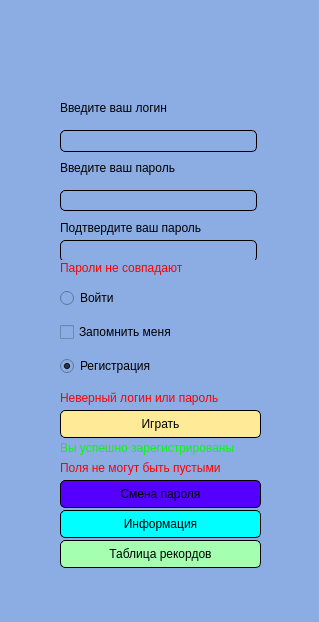
<?xml version="1.0" encoding="UTF-8"?>
<ui version="4.0">
 <class>MainWindow</class>
 <widget class="QMainWindow" name="MainWindow">
  <property name="geometry">
   <rect>
    <x>0</x>
    <y>0</y>
    <width>319</width>
    <height>622</height>
   </rect>
  </property>
  <property name="mouseTracking">
   <bool>false</bool>
  </property>
  <property name="windowTitle">
   <string>MainWindow</string>
  </property>
  <property name="styleSheet">
   <string notr="true">
background-color: rgb(139, 173, 227);</string>
  </property>
  <widget class="QWidget" name="centralwidget">
   <widget class="QWidget" name="verticalLayoutWidget_2">
    <property name="geometry">
     <rect>
      <x>60</x>
      <y>280</y>
      <width>201</width>
      <height>107</height>
     </rect>
    </property>
    <layout class="QVBoxLayout" name="verticalLayout_2">
     <item>
      <widget class="QRadioButton" name="rb_enter">
       <property name="text">
        <string>Войти</string>
       </property>
       <property name="checked">
        <bool>false</bool>
       </property>
      </widget>
     </item>
     <item>
      <widget class="QCheckBox" name="cb_rem">
       <property name="text">
        <string>Запомнить меня</string>
       </property>
      </widget>
     </item>
     <item>
      <widget class="QRadioButton" name="rb_register">
       <property name="text">
        <string>Регистрация</string>
       </property>
       <property name="checked">
        <bool>true</bool>
       </property>
      </widget>
     </item>
    </layout>
   </widget>
   <widget class="QLineEdit" name="login">
    <property name="geometry">
     <rect>
      <x>60</x>
      <y>130</y>
      <width>197</width>
      <height>22</height>
     </rect>
    </property>
    <property name="styleSheet">
     <string notr="true">
border-style: outset;
border-width: 1px;
border-radius: 5px;
border-color: black;
padding: 1px;
</string>
    </property>
    <property name="text">
     <string/>
    </property>
   </widget>
   <widget class="QLineEdit" name="passw1">
    <property name="geometry">
     <rect>
      <x>60</x>
      <y>190</y>
      <width>197</width>
      <height>21</height>
     </rect>
    </property>
    <property name="styleSheet">
     <string notr="true">
border-style: outset;
border-width: 1px;
border-radius: 5px;
border-color: black;
padding: 1px;
</string>
    </property>
    <property name="text">
     <string/>
    </property>
   </widget>
   <widget class="QLineEdit" name="passw2">
    <property name="geometry">
     <rect>
      <x>60</x>
      <y>240</y>
      <width>197</width>
      <height>22</height>
     </rect>
    </property>
    <property name="styleSheet">
     <string notr="true">
border-style: outset;
border-width: 1px;
border-radius: 5px;
border-color: black;
padding: 1px;
</string>
    </property>
    <property name="text">
     <string/>
    </property>
   </widget>
   <widget class="QLabel" name="lb_log">
    <property name="geometry">
     <rect>
      <x>60</x>
      <y>100</y>
      <width>201</width>
      <height>16</height>
     </rect>
    </property>
    <property name="styleSheet">
     <string notr="true"/>
    </property>
    <property name="text">
     <string>Введите ваш логин</string>
    </property>
   </widget>
   <widget class="QLabel" name="lb_pw">
    <property name="geometry">
     <rect>
      <x>60</x>
      <y>160</y>
      <width>191</width>
      <height>16</height>
     </rect>
    </property>
    <property name="text">
     <string>Введите ваш пароль</string>
    </property>
   </widget>
   <widget class="QLabel" name="lb_pw2">
    <property name="geometry">
     <rect>
      <x>60</x>
      <y>220</y>
      <width>181</width>
      <height>16</height>
     </rect>
    </property>
    <property name="text">
     <string>Подтвердите ваш пароль</string>
    </property>
   </widget>
   <widget class="QLabel" name="enter_denied">
    <property name="enabled">
     <bool>true</bool>
    </property>
    <property name="geometry">
     <rect>
      <x>60</x>
      <y>390</y>
      <width>201</width>
      <height>16</height>
     </rect>
    </property>
    <property name="styleSheet">
     <string notr="true">color: rgb(255, 0, 0);</string>
    </property>
    <property name="text">
     <string>Неверный логин или пароль</string>
    </property>
   </widget>
   <widget class="QLabel" name="lb_icon">
    <property name="geometry">
     <rect>
      <x>50</x>
      <y>15</y>
      <width>291</width>
      <height>61</height>
     </rect>
    </property>
    <property name="text">
     <string/>
    </property>
   </widget>
   <widget class="QPushButton" name="btn">
    <property name="geometry">
     <rect>
      <x>60</x>
      <y>410</y>
      <width>201</width>
      <height>28</height>
     </rect>
    </property>
    <property name="styleSheet">
     <string notr="true">background-color: rgb(255, 235, 151);
border-style: outset;
border-width: 1px;
border-radius: 5px;
border-color: black;
padding: 1px;
</string>
    </property>
    <property name="text">
     <string>Играть</string>
    </property>
   </widget>
   <widget class="QLabel" name="label">
    <property name="geometry">
     <rect>
      <x>60</x>
      <y>440</y>
      <width>201</width>
      <height>16</height>
     </rect>
    </property>
    <property name="styleSheet">
     <string notr="true">color: rgb(0, 255, 0);</string>
    </property>
    <property name="text">
     <string>Вы успешно зарегистрированы</string>
    </property>
   </widget>
   <widget class="QLabel" name="label2">
    <property name="geometry">
     <rect>
      <x>60</x>
      <y>460</y>
      <width>201</width>
      <height>16</height>
     </rect>
    </property>
    <property name="styleSheet">
     <string notr="true">color: rgb(255, 0, 0);</string>
    </property>
    <property name="text">
     <string>Поля не могут быть пустыми</string>
    </property>
   </widget>
   <widget class="QLabel" name="label3">
    <property name="geometry">
     <rect>
      <x>60</x>
      <y>260</y>
      <width>201</width>
      <height>16</height>
     </rect>
    </property>
    <property name="styleSheet">
     <string notr="true">color: rgb(255, 0, 0);</string>
    </property>
    <property name="text">
     <string>Пароли не совпадают</string>
    </property>
   </widget>
   <widget class="QPushButton" name="btn_changing">
    <property name="geometry">
     <rect>
      <x>60</x>
      <y>480</y>
      <width>201</width>
      <height>28</height>
     </rect>
    </property>
    <property name="styleSheet">
     <string notr="true">
background-color: rgb(85, 0, 255);
border-style: outset;
border-width: 1px;
border-radius: 5px;
border-color: black;
padding: 1px;
</string>
    </property>
    <property name="text">
     <string>Смена пароля</string>
    </property>
   </widget>
   <widget class="QPushButton" name="btn_inform">
    <property name="geometry">
     <rect>
      <x>60</x>
      <y>510</y>
      <width>201</width>
      <height>28</height>
     </rect>
    </property>
    <property name="styleSheet">
     <string notr="true">border-style: outset;
background-color: rgb(0, 255, 255);
border-width: 1px;
border-radius: 5px;
border-color: black;
padding: 1px;
</string>
    </property>
    <property name="text">
     <string>Информация</string>
    </property>
   </widget>
   <widget class="QPushButton" name="btn_tabl">
    <property name="geometry">
     <rect>
      <x>60</x>
      <y>540</y>
      <width>201</width>
      <height>28</height>
     </rect>
    </property>
    <property name="styleSheet">
     <string notr="true">border-style: outset;
background-color: rgb(165, 255, 176);
border-width: 1px;
border-radius: 5px;
border-color: black;
padding: 1px;
</string>
    </property>
    <property name="text">
     <string>Таблица рекордов</string>
    </property>
   </widget>
  </widget>
  <widget class="QMenuBar" name="menubar">
   <property name="geometry">
    <rect>
     <x>0</x>
     <y>0</y>
     <width>319</width>
     <height>26</height>
    </rect>
   </property>
  </widget>
  <widget class="QStatusBar" name="statusbar"/>
 </widget>
 <resources/>
 <connections/>
</ui>
